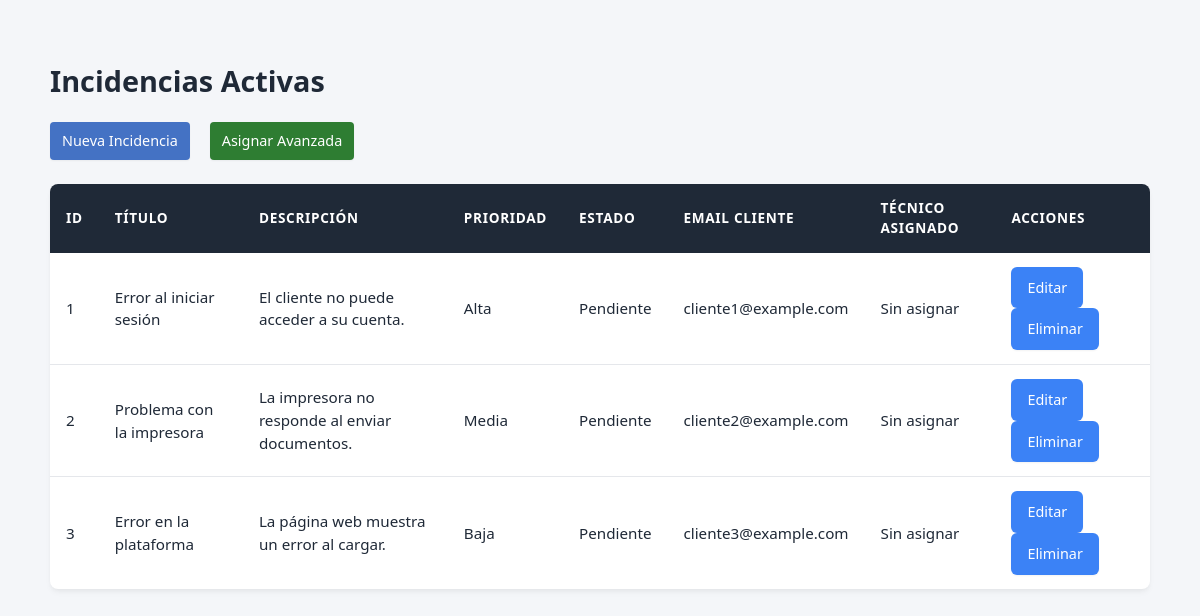
The page / on the database its author committed.
### tables this page shows
CREATE TABLE IF NOT EXISTS incidencias (
    id INT(11) NOT NULL AUTO_INCREMENT,
    titulo VARCHAR(100) NOT NULL,
    descripcion TEXT NOT NULL,
    prioridad VARCHAR(50) NOT NULL,
    estado VARCHAR(50) NOT NULL,
    email_cliente VARCHAR(100) NOT NULL,
    id_tecnico INT(11) DEFAULT NULL,
    fecha_creacion DATETIME DEFAULT NULL,
    PRIMARY KEY (id),
    INDEX idx_id_tecnico (id_tecnico),
    CONSTRAINT fk_incidencias_tecnicos
        FOREIGN KEY (id_tecnico)
        REFERENCES tecnicos(id)
        ON UPDATE CASCADE
        ON DELETE SET NULL
);

### index.php (the view, shortened to what this page needs)
<?php
    require_once 'conexion.php';
    $incidencias = [];
    $error = "";
    try {
        $sql = "SELECT i.id, i.titulo, i.descripcion, i.prioridad, i.estado, i.email_cliente, t.nombre AS nombre_tecnico
                FROM incidencias i
                LEFT JOIN tecnicos t ON i.id_tecnico = t.id";
        $stmt = $pdo->prepare($sql);
        $stmt->execute();
        $incidencias = $stmt->fetchAll(PDO::FETCH_ASSOC);
    } catch (PDOException $e) {
        error_log("Error al recuperar las incidencias: " . $e->getMessage());
        $error = "No se han podido recuperar las incidencias.";
    }
?>
<!DOCTYPE html>
<html lang="es">
<head>
    <link rel="stylesheet" href="styles.css">
</head>
<body>
    <h1>Incidencias Activas</h1>
    <div style="margin-bottom: 20px">
        <a href="nueva_incidencia.php" class="btn-accion" style="padding: 8px 12px; background-color: #4472C4; color: white; text-decoration: none; border-radius: 4px;">Nueva Incidencia</a>
        <a href="asignar_incidencia.php" class="btn-accion" style="padding: 8px 12px; background-color: #2e7d32; color: white; text-decoration: none; border-radius: 4px; margin-left: 10px;">Asignar Avanzada</a>
    </div>
    <?php if (!empty($error)): ?>
        <p class="error"><?= htmlspecialchars($error, ENT_QUOTES, 'UTF-8') ?></p>
    <?php else: ?>
        <table>
            <tr>
                <th>ID</th>
                <th>Título</th>
                <th>Descripción</th>
                <th>Prioridad</th>
                <th>Estado</th>
                <th>Email Cliente</th>
                <th>Técnico Asignado</th>
                <th>Acciones</th>
            </tr>
            <?php if (empty($incidencias)): ?>
                <tr>
                    <td colspan="8" id="incidencias">No hay incidencias registradas</td>
                </tr>
            <?php else: ?>
                <?php foreach ($incidencias as $incidencia): ?>
                    <tr>
                        <td><?= (int) $incidencia["id"] ?></td>
                        <td><?= htmlspecialchars($incidencia["titulo"], ENT_QUOTES, 'UTF-8') ?></td>
                        <td><?= htmlspecialchars($incidencia["descripcion"], ENT_QUOTES, 'UTF-8') ?></td>
                        <td><?= htmlspecialchars($incidencia["prioridad"], ENT_QUOTES, 'UTF-8') ?></td>
                        <td><?= htmlspecialchars($incidencia["estado"], ENT_QUOTES, 'UTF-8') ?></td>
                        <td><?= htmlspecialchars($incidencia["email_cliente"], ENT_QUOTES, 'UTF-8') ?></td>
                        <td><?= htmlspecialchars($incidencia["nombre_tecnico"] ?? 'Sin asignar', ENT_QUOTES, 'UTF-8') ?></td>
                        <td>
                            <a href="editar_incidencia.php?id=<?= (int) $incidencia["id"] ?>" class="btn-accion btn-editar">Editar</a>
                            <a href="eliminar_incidencia.php?id=<?= (int) $incidencia["id"] ?>" class="btn-accion btn-eliminar" onclick="return confirm('¿Estás seguro de eliminar esta incidencia?');">Eliminar</a>
                        </td>
                    </tr>
                <?php endforeach; ?>
            <?php endif; ?>
        </table>
    <?php endif; ?>
</body>
</html>

### styles.css (style rules this page uses)
:root { --primary: #3b82f6; --primary-dark: #2563eb; --success: #10b981; --danger: #ef4444; --warning: #f59e0b; --dark: #1f2937; --light: #f4f6f9; --border: #e5e7eb; }
body { font-family: system-ui, -apple-system, BlinkMacSystemFont, "Segoe UI", Roboto, sans-serif; background-color: var(--light); color: var(--dark); margin: 0; padding: 40px 20px; line-height: 1.5; max-width: 1100px; margin-left: auto; margin-right: auto; }
h1 { font-size: 1.8rem; font-weight: 700; margin-bottom: 20px; color: var(--dark); }
div[style*="margin-bottom"] { display: flex; gap: 10px; margin-bottom: 24px !important; }
a.btn-accion, button[type="submit"], .btn { display: inline-flex; align-items: center; justify-content: center; padding: 10px 16px; background-color: var(--primary); color: white !important; text-decoration: none; border-radius: 6px; font-weight: 500; font-size: 0.9rem; border: none; cursor: pointer; transition: background-color 0.2s, transform 0.1s; box-shadow: 0 1px 2px rgba(0,0,0,0.05); }
table { width: 100%; border-collapse: collapse; background: white; border-radius: 8px; overflow: hidden; box-shadow: 0 4px 6px -1px rgba(0, 0, 0, 0.05), 0 2px 4px -1px rgba(0, 0, 0, 0.03); margin-top: 10px; }
th { background-color: var(--dark); color: white; text-align: left; padding: 14px 16px; font-weight: 600; font-size: 0.85rem; text-transform: uppercase; letter-spacing: 0.05em; }
td { padding: 14px 16px; border-bottom: 1px solid var(--border); font-size: 0.95rem; }
tr:last-child td { border-bottom: none; }
td a { color: var(--primary); text-decoration: none; font-weight: 500; margin-right: 10px; }
td a.btn-eliminar, td a[href*="eliminar"] { color: var(--danger); }

### rows shown on the page
incidencias: id "1", titulo "Error al iniciar sesión", descripcion "El cliente no puede acceder a su cuenta.", prioridad "Alta", estado "Pendiente", email_cliente "cliente1@example.com", nombre_tecnico "Sin asignar"
incidencias: id "2", titulo "Problema con la impresora", descripcion "La impresora no responde al enviar documentos.", prioridad "Media", estado "Pendiente", email_cliente "cliente2@example.com", nombre_tecnico "Sin asignar"
incidencias: id "3", titulo "Error en la plataforma", descripcion "La página web muestra un error al cargar.", prioridad "Baja", estado "Pendiente", email_cliente "cliente3@example.com", nombre_tecnico "Sin asignar"
